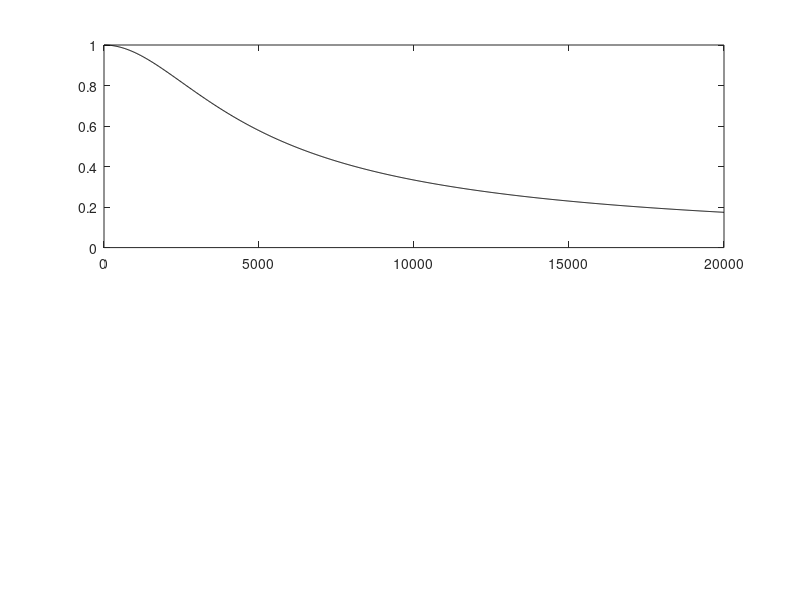

MATLAB code to generate this figure: (Note: this script raises an error after producing the figure.)
% first stage RC lowpass filter... could help with aliasing
% maybe take the inverse of this filter at our freq points?
R = 3e4;
C = 1.5e-9;
w = linspace(0,20e3*2*pi,1e3);
s =  j.*w;
Hrc = 1 ./ (s.*C*R + 1);

figure(); subplot(211);
plot(w/(2*pi),abs(Hrc),'k');
title("RC Filter with R = " + num2str(R) + "\Omega and C = " + num2str(C) + "F");
xlabel("freq (Hz)"); xline(10000,'r');
ylabel("gain (ratio)"); yline(1/sqrt(2),'r');
text(0.6*max(w./(2*pi)),0.9,"Cutoff freq = " + num2str(1 / (2*pi*R*C)) + "Hz");

subplot(212);
plot(w/(2*pi),unwrap(angle(Hrc)),'k');
